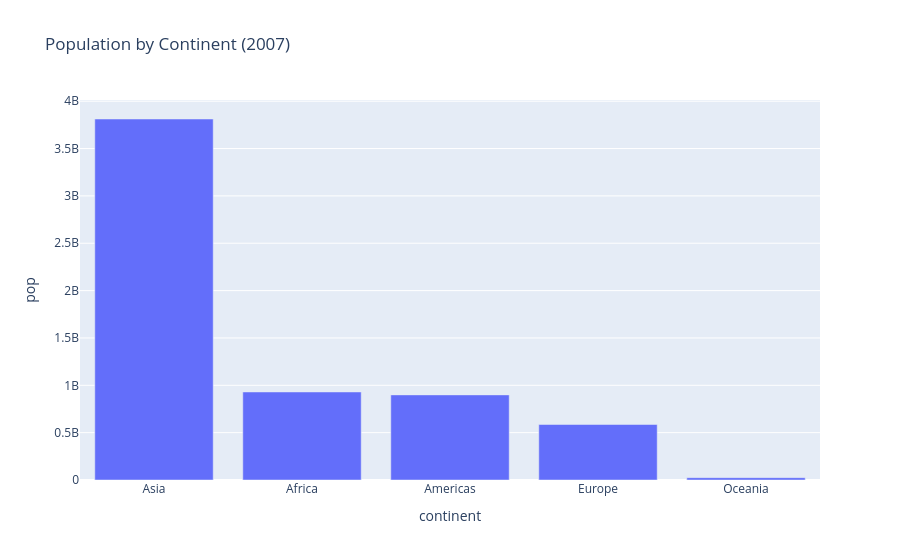

This figure's notebook cell:
### Code cell
fig = px.bar(df_bar, x='continent', y='pop',title = 'Population by Continent (2007)')
fig.show()

### Figure 1 — Plotly figure (JSON) as saved in the notebook; plotly's stock layout.template omitted (floating-point values rounded to 4 significant figures)
{"data": [{"hovertemplate": "continent=%{x}<br>pop=%{y}<extra></extra>", "legendgroup": "", "marker": {"color": "#636efa", "pattern": {"shape": ""}}, "name": "", "orientation": "v", "showlegend": false, "textposition": "auto", "type": "bar", "x": ["Asia", "Africa", "Americas", "Europe", "Oceania"], "xaxis": "x", "y": [3811953827, 929539692, 898871184, 586098529, 24549947], "yaxis": "y"}], "layout": {"barmode": "relative", "legend": {"tracegroupgap": 0}, "title": {"text": "Population by Continent (2007)"}, "xaxis": {"anchor": "y", "domain": [0, 1], "title": {"text": "continent"}}, "yaxis": {"anchor": "x", "domain": [0, 1], "title": {"text": "pop"}}}}
